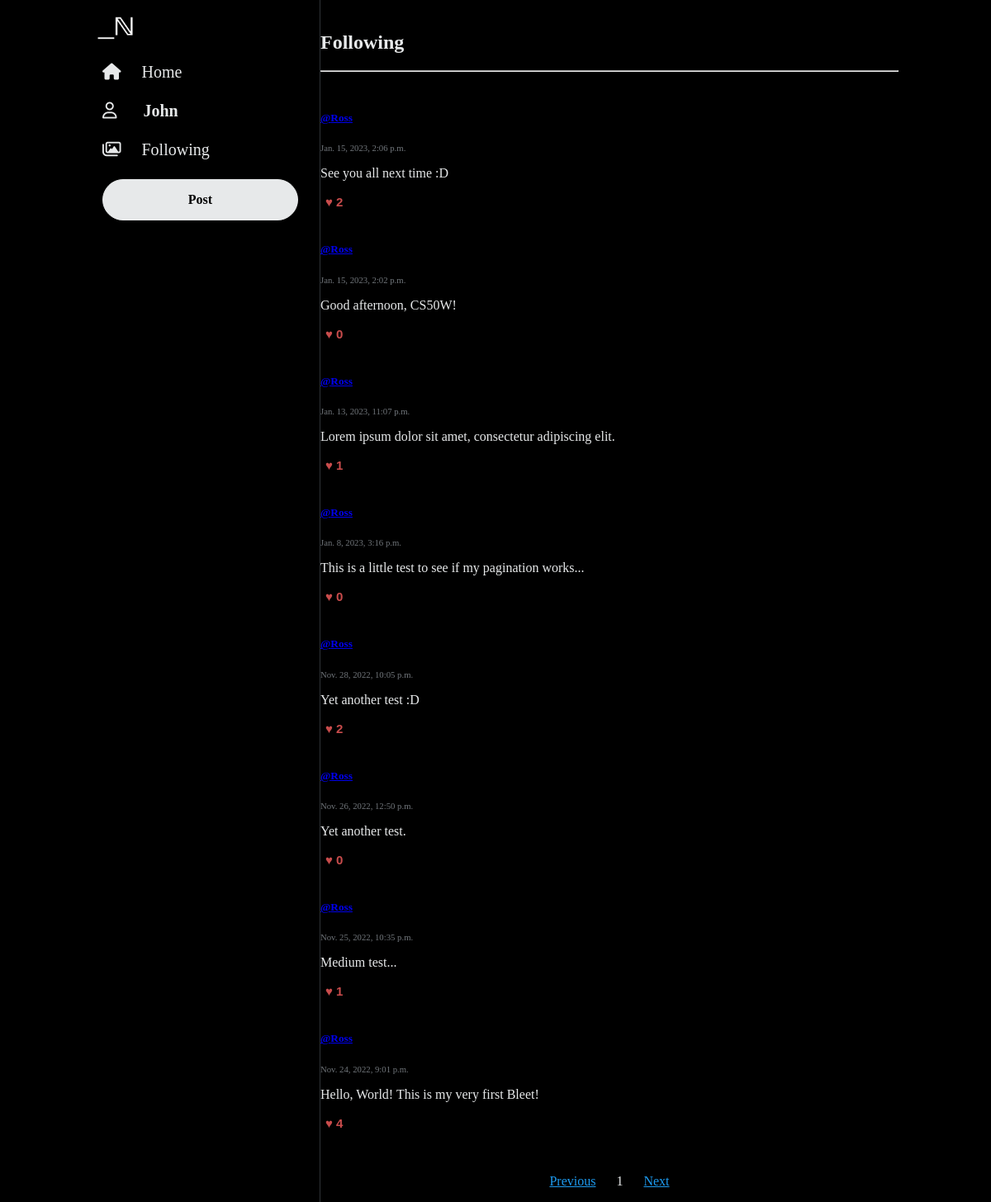
/following (signed in), run on the app's committed database.
### network/models.py (models this page shows, shortened)
class User(AbstractUser):
    pass

class Tweet(models.Model):
    author = models.ForeignKey(User, on_delete=models.CASCADE)
    tweetText = models.CharField(max_length=255)
    posted = models.DateTimeField(auto_now_add=True)
    like = models.ManyToManyField(User, blank=True, related_name="likes")

### network/views.py (the view)
# urls.py: path("following", views.following, name="following"),
@login_required(redirect_field_name='my_redirect_field')
def following(request):
    usersFollowed = request.user.following.all()
    usersFollowedIds = []
    for x in usersFollowed:
        usersFollowedIds.append(x.user.id)
    tweets = Tweet.objects.filter(author__in=usersFollowedIds).order_by('-posted')
    paginator = Paginator(tweets, 10)
    page_number = request.GET.get('page')
    page_obj = paginator.get_page(page_number)
    return render(request, "network/following.html", {
        "page_obj": page_obj
    })

### network/templates/network/following.html (shortened to what this page needs)
{% extends "network/layout.html" %}
{% block body %}
<br>
<h2>Following</h2>
<hr>
<br>
<div class="container">
   {% for tweet in page_obj %}
   <div class="row justify-content-center mb-4">
      <div class="ms-2 card" style="width: 35rem" data-id="{{tweet.id}}";>
         <div class="card-body rounded">
            <h5 class="card-title"><a href="{% url 'profile' user_id=tweet.author.id%}"><b>@{{ tweet.author}}</b></h5></a>
            <h6 class="card-subtitle mb-2 text-muted">{{tweet.posted}}</h6>
            <p class="card-text" id="tweetText">{{tweet.tweetText}}</p>
            {% if user.username in tweet.like.all|stringformat:'s' %}
            <button class="btn btn-danger float-left" id="foo">&hearts;&nbsp;<span id="number">{{ tweet.like.all.count }}</span></button>
            {% else %}
            <button class="btn btn-secondary float-left" id="foo">&hearts;&nbsp;<span id="number">{{ tweet.like.all.count }}</span></button>
            {% endif %}
         </div>
      </div>
      <br>
   </div>
   {% endfor %}
   <br>
   <nav aria-label="Page">
      <ul class="pagination justify-content-center">
         {% if page_obj.has_previous %}
         <li class="page-item">
            <a class="page-link" href="?page={{ page_obj.previous_page_number }}">Previous</a>
         </li>
         {% else %}
         <li class="page-item disabled">
            <a class="page-link" href="#" tabindex="-1" aria-disabled="True">Previous</a>
         </li>
         {% endif %}
         {% for i in page_obj.paginator.page_range %}
         {% if page_obj.number == i %}
         <li class="page-item active" aria-current="page">
            <span class="page-link">
               {{ i }}
            </span>
         </li>
         {% else %}
         <li class="page-item"><a class="page-link" href="?page={{ i }}">{{ i }}</a></li>
         {% endif %}
         {% endfor %}
         {% if page_obj.has_next %}
         <li class="page-item">
            <a class="page-link" href="?page={{ page_obj.next_page_number }}">Next</a>
         </li>
         {% else %}
         <li class="page-item disabled">
            <a class="page-link" href="#" tabindex="-1" aria-disabled="True">Next</a>
         </li>
         {% endif %}
      </ul>
   </nav>
   {% endblock %}

### network/templates/network/layout.html (shortened to what this page needs)
{% load static %}
<!DOCTYPE html>
<html lang="en">
    <head>
        <link rel="stylesheet" href="{% static 'network/styles.css' %}"/>
        <link rel="stylesheet" href="https://cdnjs.cloudflare.com/ajax/libs/font-awesome/6.7.2/css/all.min.css">
    </head>
    <body>
        <header>
            <div class="sticky">
                <div class="logo">
                    <a href="{% url 'index' %}">
                        <img src="{% static '/network/logo.webp' %}" height="45" alt="logo"/>
                    </a>
                </div>
                <nav>
                    <div>
                        <ul style="margin: 0;">
                            {% if user.is_authenticated %}
                                <li class="nav-item">
                                    <a class="nav-link" href="{% url 'allPosts' %}">
                                        <i class="fa-sharp fa-solid fa-house" id="nav-icon"></i>
                                        <span class="nav-text">Home</span>
                                    </a>
                                </li>
                                <li class="nav-item">
                                    <a class="nav-link" href="{% url 'profile' user_id=user.id%}">
                                        <i class="fa-regular fa-user" id="nav-icon"></i>
                                        <strong class="nav-text" style="margin-left: 27px;">{{ user.username }}</strong>
                                    </a>
                                </li>
                                <li class="nav-item">
                                    <a class="nav-link" href="{% url 'following' %}">
                                        <i class="fa-regular fa-images"></i>
                                        <span class="nav-text">Following</span>
                                    </a>
                                </li>
                                <li class="nav-item button">
                                    <a class="nav-button" href="{% url 'tweet' %}" role="button">Post</a>
                                </li>
                            {% endif %}
                        </ul>
                    </div>
                </nav>
            </div>
        </header>
        <div class="body">
            {% block body %}
            {% endblock %}
        </div>
    </body>
</html>

### network/static/network/styles.css (style rules this page uses)
body { display: flex; color: #e7e9ea; justify-content: center; background-color: #000; font-family: TwitterChirp; margin-top: 0; margin-bottom: 0; }
header { width: 275px; border-right: 1px solid #2F3336; }
ul { padding-inline-start: 0; }
#nav-icon { font-size: 20px; color: #e7e9ea; }
a.nav-link { font-size: 20px; color: #e7e9ea; text-decoration: none; }
a.page-link { color: #1d9bf0; }
.sticky { position: fixed; margin-top: 5px; }
.nav-item { align-items: center; display: flex; padding: 12px; }
.logo { padding: 5px; }
.nav-text { margin-left: 20px; margin-right: 16px; }
.nav-button { background-color: #e7e9ea; border: 1px solid #e7e9ea; border-radius: 25px; padding: 15px 25px; text-align: center; color: #000; text-decoration: none; font-weight: 600; width: 185px; }
.nav-item.button { background-color: transparent; border-radius: 25px; width: auto; }
.body { max-width: 750px; min-width: 700px; }
.card-subtitle { margin: 0; font-weight: normal; color: #71767b; }
#foo { border: none; background-color: transparent; color: #c94c4c; font-size: 15px; cursor: pointer; }
#number { font-weight: bold; }
.pagination { display: flex; justify-content: center; gap: 25px; align-items: center; }
.page-item { display: block; }

### data on the page
User: username "John"
Tweet: author "Ross", posted "Jan. 15, 2023, 2:06 p.m.", tweetText "See you all next time :D", like.all.count "2"
Tweet: author "Ross", posted "Jan. 15, 2023, 2:02 p.m.", tweetText "Good afternoon, CS50W!", like.all.count "0"
Tweet: author "Ross", posted "Jan. 13, 2023, 11:07 p.m.", tweetText "Lorem ipsum dolor sit amet, consectetur adipiscing elit.", like.all.count "1"
Tweet: author "Ross", posted "Jan. 8, 2023, 3:16 p.m.", tweetText "This is a little test to see if my pagination works...", like.all.count "0"
Tweet: author "Ross", posted "Nov. 28, 2022, 10:05 p.m.", tweetText "Yet another test :D", like.all.count "2"
Tweet: author "Ross", posted "Nov. 26, 2022, 12:50 p.m.", tweetText "Yet another test.", like.all.count "0"
Tweet: author "Ross", posted "Nov. 25, 2022, 10:35 p.m.", tweetText "Medium test...", like.all.count "1"
Tweet: author "Ross", posted "Nov. 24, 2022, 9:01 p.m.", tweetText "Hello, World! This is my very first Bleet!", like.all.count "4"

### other printed values
{{ i }} "1"
